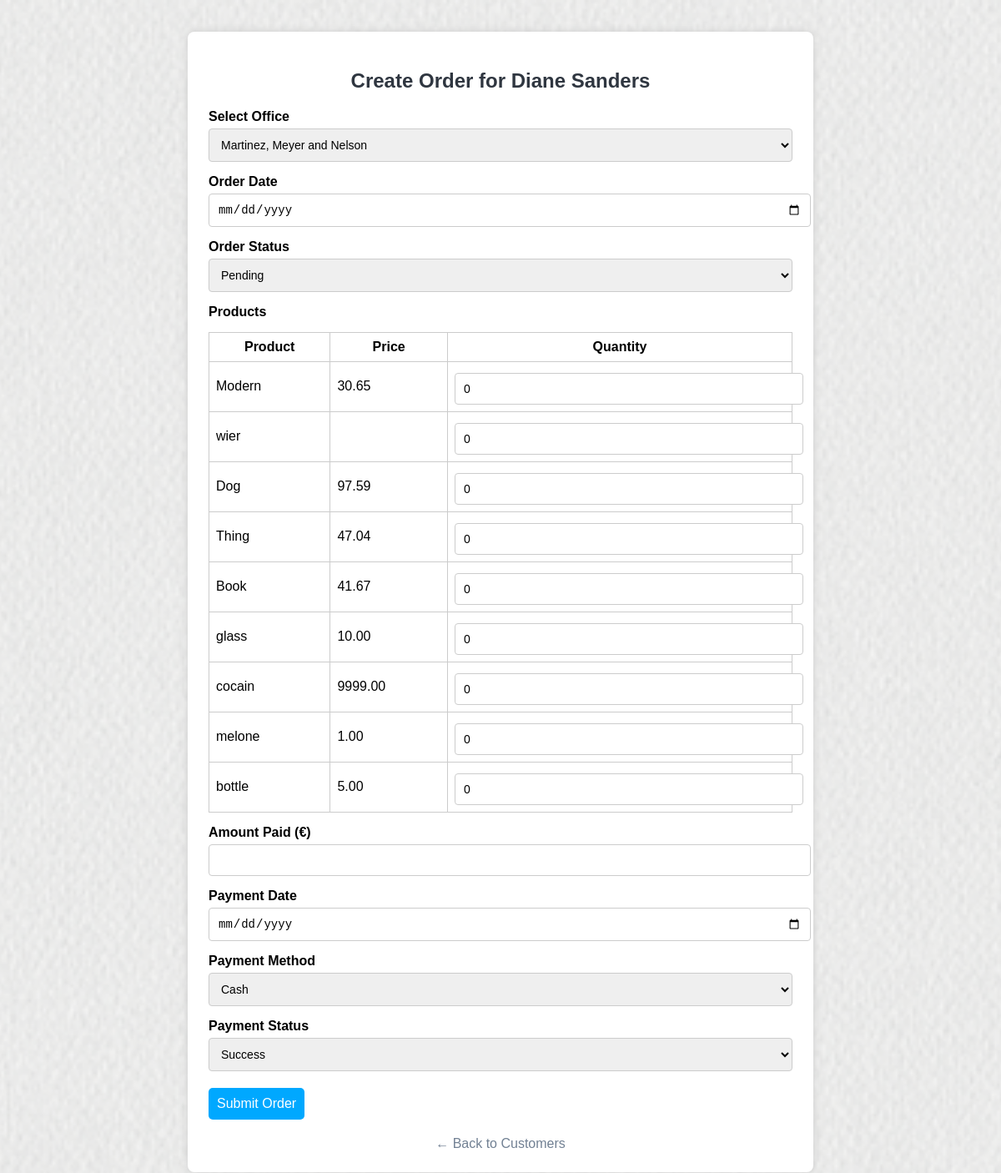
The app's page /Factory/customers_orders/create_order.php?customer_id=18 with its own data.
### tables this page shows
CREATE TABLE IF NOT EXISTS `customer` (
  `CustomerID` int NOT NULL AUTO_INCREMENT,
  `FullName` varchar(100) DEFAULT NULL,
  `Phone` varchar(20) DEFAULT NULL,
  `Email` varchar(100) DEFAULT NULL,
  `Address` varchar(200) DEFAULT NULL,
  `RegisteredDate` date DEFAULT NULL,
  PRIMARY KEY (`CustomerID`)
);

CREATE TABLE IF NOT EXISTS `product` (
  `ProductID` int NOT NULL AUTO_INCREMENT,
  `FactoryID` int DEFAULT NULL,
  `Name` varchar(100) DEFAULT NULL,
  `Category` varchar(100) DEFAULT NULL,
  `UnitPrice` decimal(10,2) DEFAULT NULL,
  `StockQuantity` int DEFAULT NULL,
  `ProductionDate` date DEFAULT NULL,
  `ExpirationDate` date DEFAULT NULL,
  PRIMARY KEY (`ProductID`),
  KEY `FactoryID` (`FactoryID`)
);

### Factory/customers_orders/create_order.php (the view, shortened to what this page needs)
<?php
require_once '../config.php';
$customerID = $_GET['customer_id'];
$stmt = $conn->prepare("SELECT * FROM customer WHERE CustomerID = ?");
$stmt->bind_param("i", $customerID);
$stmt->execute();
$result = $stmt->get_result();
$customer = $result->fetch_assoc();
$offices = $conn->query("SELECT OfficeID, Name FROM office");
$products = $conn->query("SELECT ProductID, Name, UnitPrice FROM product");
?>
<!DOCTYPE html>
<html lang="en">
<head>
</head>
<body>
<div class="form-container">
    <h2>Create Order for <?= htmlspecialchars($customer['FullName']) ?></h2>
    <form method="POST">
        <label for="office">Select Office</label>
        <select name="office" id="office" required>
            <?php while ($office = $offices->fetch_assoc()): ?>
                <option value="<?= $office['OfficeID'] ?>"><?= htmlspecialchars($office['Name']) ?></option>
            <?php endwhile; ?>
        </select>
        <label for="order_date">Order Date</label>
        <input type="date" name="order_date" id="order_date" required>
        <label for="status">Order Status</label>
        <select name="status" id="status" required>
            <option value="Pending">Pending</option>
        </select>
        <label>Products</label>
        <table class="products-table">
            <thead>
                <tr><th>Product</th><th>Price</th><th>Quantity</th></tr>
            </thead>
            <tbody>
            <?php while ($product = $products->fetch_assoc()): ?>
                <tr>
                    <td><?= htmlspecialchars($product['Name']) ?></td>
                    <td><?= $product['UnitPrice'] ?></td>
                    <td><input type="number" name="products[<?= $product['ProductID'] ?>]" min="0" value="0"></td>
                </tr>
            <?php endwhile; ?>
            </tbody>
        </table>
        <label for="amount">Amount Paid (€)</label>
        <input type="number" name="amount" id="amount" step="0.01" required>
        <label for="payment_date">Payment Date</label>
        <input type="date" name="payment_date" id="payment_date" required>
        <label for="method">Payment Method</label>
        <select name="method" id="method" required>
            <option value="Cash">Cash</option>
        </select>
        <label for="payment_status">Payment Status</label>
        <select name="payment_status" id="payment_status" required>
            <option value="Success">Success</option>
        </select>
        <button type="submit">Submit Order</button>
    </form>
    <a class="back-link" href="customers.php">← Back to Customers</a>
</div>
</body>
</html>

### Factory/customers_orders/create_order.php (style rules this page uses)
body { background-image: url('../images/fabric_1.png'); background-size: cover; background-position: center; background-repeat: no-repeat; background-attachment: fixed; font-family: Arial; background-color: #f5f6fa; padding: 30px; }
.form-container { max-width: 700px; margin: auto; background-color: white; padding: 25px; border-radius: 8px; box-shadow: 0 0 10px #ccc; }
h2 { text-align: center; color: #2f3640; }
label { margin-top: 15px; display: block; font-weight: bold; }
input, select { width: 100%; padding: 10px; font-size: 14px; border-radius: 4px; border: 1px solid #ccc; margin-top: 5px; }
.products-table { width: 100%; margin-top: 15px; border-collapse: collapse; }
.products-table th, .products-table td { border: 1px solid #ccc; padding: 8px; }
button { margin-top: 20px; padding: 10px; background-color: #00a8ff; color: white; border: none; border-radius: 5px; font-size: 16px; cursor: pointer; }
.back-link { display: block; margin-top: 20px; text-align: center; color: #718093; text-decoration: none; }

### records on screen
customer: FullName "Diane Sanders"
product: Name "Modern", UnitPrice "30.65"
product: Name "wier"
product: Name "Dog", UnitPrice "97.59"
product: Name "Thing", UnitPrice "47.04"
product: Name "Book", UnitPrice "41.67"
product: Name "glass", UnitPrice "10.00"
product: Name "cocain", UnitPrice "9999.00"
product: Name "melone", UnitPrice "1.00"
product: Name "bottle", UnitPrice "5.00"

### other values on screen
form field office "Martinez, Meyer and Nelson"
